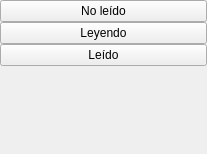
<?xml version="1.0" encoding="UTF-8"?>
<ui version="4.0">
 <class>LibraryBookListActions</class>
 <widget class="QWidget" name="LibraryBookListActions">
  <property name="geometry">
   <rect>
    <x>0</x>
    <y>0</y>
    <width>207</width>
    <height>154</height>
   </rect>
  </property>
  <property name="sizePolicy">
   <sizepolicy hsizetype="Maximum" vsizetype="Maximum">
    <horstretch>0</horstretch>
    <verstretch>0</verstretch>
   </sizepolicy>
  </property>
  <property name="maximumSize">
   <size>
    <width>207</width>
    <height>154</height>
   </size>
  </property>
  <property name="windowTitle">
   <string>Form</string>
  </property>
  <property name="styleSheet">
   <string notr="true"/>
  </property>
  <layout class="QVBoxLayout" name="verticalLayout">
   <property name="spacing">
    <number>0</number>
   </property>
   <property name="margin">
    <number>0</number>
   </property>
   <item>
    <widget class="QWidget" name="LibraryBookListActionsCont" native="true">
     <property name="sizePolicy">
      <sizepolicy hsizetype="Preferred" vsizetype="Fixed">
       <horstretch>0</horstretch>
       <verstretch>0</verstretch>
      </sizepolicy>
     </property>
     <layout class="QVBoxLayout" name="verticalLayout_2">
      <property name="spacing">
       <number>0</number>
      </property>
      <property name="margin">
       <number>0</number>
      </property>
      <item>
       <widget class="QPushButton" name="noReadBtn">
        <property name="text">
         <string>No leído</string>
        </property>
       </widget>
      </item>
      <item>
       <widget class="QPushButton" name="readingBtn">
        <property name="text">
         <string>Leyendo</string>
        </property>
       </widget>
      </item>
      <item>
       <widget class="QPushButton" name="readBtn">
        <property name="text">
         <string>Leído</string>
        </property>
       </widget>
      </item>
     </layout>
    </widget>
   </item>
   <item>
    <spacer name="verticalSpacer_2">
     <property name="orientation">
      <enum>Qt::Vertical</enum>
     </property>
     <property name="sizeType">
      <enum>QSizePolicy::Expanding</enum>
     </property>
     <property name="sizeHint" stdset="0">
      <size>
       <width>20</width>
       <height>5</height>
      </size>
     </property>
    </spacer>
   </item>
  </layout>
 </widget>
 <resources/>
 <connections/>
</ui>
